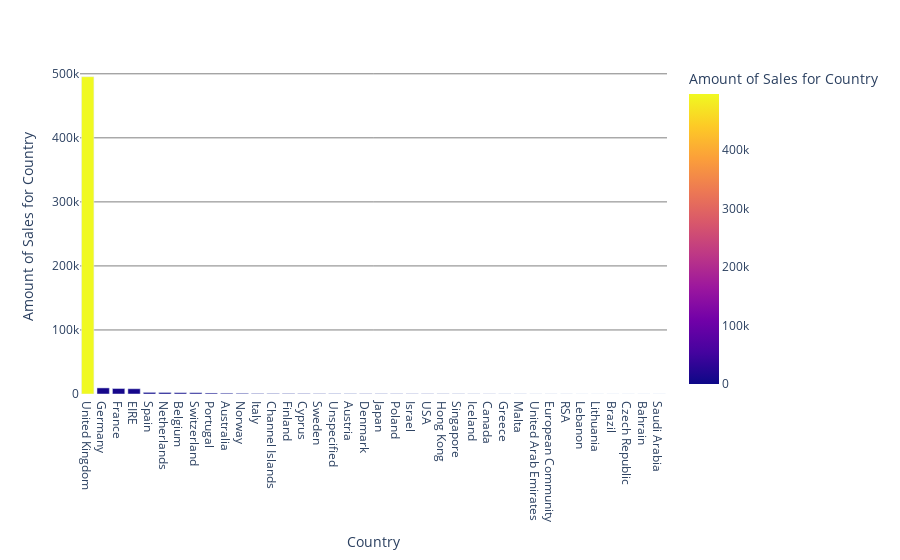

Notebook cell for this chart:
### Code cell
fig = px.bar(countries, x=countries.index, y='Amount of Sales for Country', color='Amount of Sales for Country')
fig.update_traces(showlegend = False)
fig.update_layout(barmode='stack', paper_bgcolor='rgba(255,255,255)', plot_bgcolor='rgba(0,0,0,0)', xaxis_title="Country",
    yaxis_title="Amount of Sales for Country")
fig.update_traces(
        hovertemplate='Country: %{x} <br> Sales for Country: %{y} <extra></extra>')
fig.update_yaxes(gridcolor='black', showgrid=True, gridwidth=0.5)
fig.show()

### Figure 1 — Plotly figure (JSON) as saved in the notebook; plotly's stock layout.template omitted (floating-point values rounded to 4 significant figures)
{"data": [{"alignmentgroup": "True", "hovertemplate": "Country: %{x} <br> Sales for Country: %{y} <extra></extra>", "legendgroup": "", "marker": {"color": [495478, 9495, 8557, 8196, 2533, 2371, 2069, 2002, 1519, 1259, 1086, 803, 758, 695, 622, 462, 446, 401, 389, 358, 341, 297, 291, 288, 229, 182, 151, 146, 127, 68, 61, 58, 45, 35, 32, 30, 19, 10], "coloraxis": "coloraxis"}, "name": "", "offsetgroup": "", "orientation": "v", "showlegend": false, "textposition": "auto", "type": "bar", "x": ["United Kingdom", "Germany", "France", "EIRE", "Spain", "Netherlands", "Belgium", "Switzerland", "Portugal", "Australia", "Norway", "Italy", "Channel Islands", "Finland", "Cyprus", "Sweden", "Unspecified", "Austria", "Denmark", "Japan", "Poland", "Israel", "USA", "Hong Kong", "Singapore", "Iceland", "Canada", "Greece", "Malta", "United Arab Emirates", "European Community", "RSA", "Lebanon", "Lithuania", "Brazil", "Czech Republic", "Bahrain", "Saudi Arabia"], "xaxis": "x", "y": [495478, 9495, 8557, 8196, 2533, 2371, 2069, 2002, 1519, 1259, 1086, 803, 758, 695, 622, 462, 446, 401, 389, 358, 341, 297, 291, 288, 229, 182, 151, 146, 127, 68, 61, 58, 45, 35, 32, 30, 19, 10], "yaxis": "y"}], "layout": {"barmode": "stack", "coloraxis": {"colorbar": {"title": {"text": "Amount of Sales for Country"}}, "colorscale": [[0, "#0d0887"], [0.1111, "#46039f"], [0.2222, "#7201a8"], [0.3333, "#9c179e"], [0.4444, "#bd3786"], [0.5556, "#d8576b"], [0.6667, "#ed7953"], [0.7778, "#fb9f3a"], [0.8889, "#fdca26"], [1, "#f0f921"]]}, "legend": {"tracegroupgap": 0}, "margin": {"t": 60}, "paper_bgcolor": "rgba(255,255,255)", "plot_bgcolor": "rgba(0,0,0,0)", "xaxis": {"anchor": "y", "domain": [0, 1], "title": {"text": "Country"}}, "yaxis": {"anchor": "x", "domain": [0, 1], "gridcolor": "black", "gridwidth": 0.5, "showgrid": true, "title": {"text": "Amount of Sales for Country"}}}}
